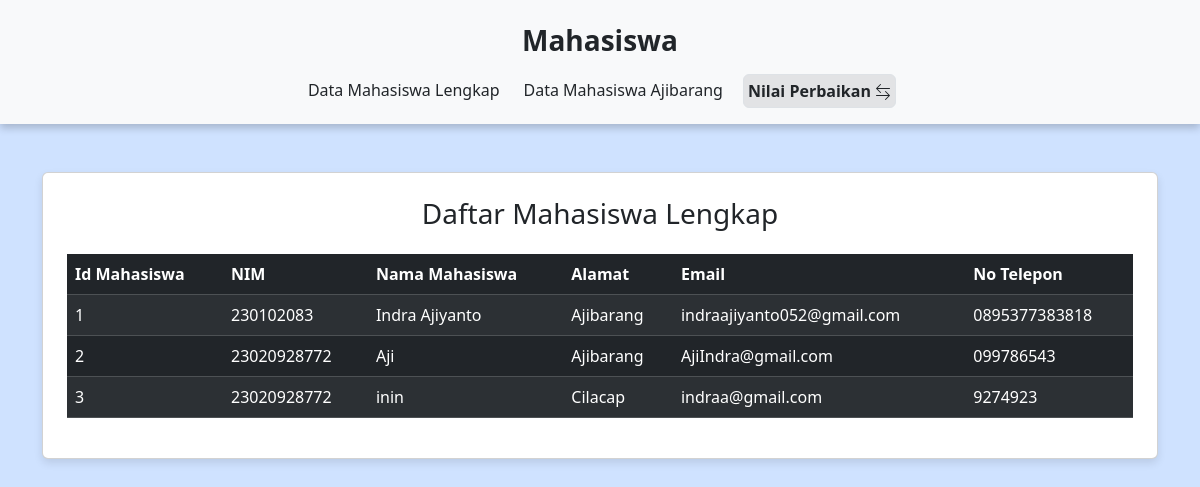
/view/mahasiswa.php, run on the app's committed database.
### tables this page shows
CREATE TABLE `mahasiswa` (
  `mahasiswa_id` int NOT NULL,
  `nim` varchar(20) NOT NULL,
  `nama_mhs` varchar(255) NOT NULL,
  `alamat` varchar(255) NOT NULL,
  `email` varchar(255) NOT NULL,
  `no_telp` varchar(20) NOT NULL
);

### utama.php (called while the page is built, shortened)
<?php
class Mahasiswa {
    private $server = "localhost";
    private $username = "root";
    private $password = "";
    private $name_database = "pweb2";
    protected $koneksi;
    public function __construct() {
        $this->koneksi = mysqli_connect($this->server, $this->username, $this->password, $this->name_database);
    }
    public function tampilMahasiswa() {
        $query = "SELECT * FROM mahasiswa";
        return mysqli_query($this->koneksi, $query);
    }
}
?>

### view/mahasiswa.php (the view, shortened to what this page needs)
<?php
require_once '../utama.php';
$mahasiswa = new Mahasiswa();
$result = $mahasiswa->tampilMahasiswa();
?>
<!DOCTYPE html>
<html lang="en">
<head>
    <link href="https://cdn.jsdelivr.net/npm/bootstrap@5.3.3/dist/css/bootstrap.min.css" rel="stylesheet"
>
</head>
<body class="bg-primary-subtle">
<nav class="navbar navbar-expand-lg navbar-light bg-light navbar-custom pt-4 d-flex flex-column">
    <h3 class="fw-bold">Mahasiswa</h3>
    <div class="justify-content-center d-flex flex-row">
        <a class="nav-link m-2 p-1" href="mahasiswa.php">Data Mahasiswa Lengkap</a>
        <a class="nav-link m-2 p-1" href="filter_mahasiswa.php">Data Mahasiswa Ajibarang</a>
        <a class="nav-link m-2 fw-bold bg-secondary-subtle p-1 border rounded" href="nilaiPerbaikan.php">
            Nilai Perbaikan
        </a>
    </div>
</nav>
<div class="container mt-5">
    <div class="card card-custom p-4">
        <h3 class="text-center mb-4">Daftar Mahasiswa Lengkap</h3>
        <div class="table-responsive">
            <table class="table table-dark table-striped">
                <thead>
                <tr>
                    <th>Id Mahasiswa</th>
                    <th>NIM</th>
                    <th>Nama Mahasiswa</th>
                    <th>Alamat</th>
                    <th>Email</th>
                    <th>No Telepon</th>
                </tr>
                </thead>
                <tbody>
                <?php
                foreach ($result as $row) {
                ?>
                    <tr>
                        <td><?php echo $row['mahasiswa_id']; ?></td>
                        <td><?php echo $row['nim']; ?></td>
                        <td><?php echo $row['nama_mhs']; ?></td>
                        <td><?php echo $row['alamat']; ?></td>
                        <td><?php echo $row['email']; ?></td>
                        <td><?php echo $row['no_telp']; ?></td>
                    </tr>
                <?php
                }
                ?>
                </tbody>
            </table>
        </div>
    </div>
</div>
</body>
</html>

### view/mahasiswa.php (style rules this page uses)
.card-custom { box-shadow: 0 4px 8px rgba(0, 0, 0, 0.1); transition: transform 0.2s; }
.nav-link { transition: transform 0.2s; }
.navbar-custom { box-shadow: 0 4px 8px rgba(0, 0, 0, 0.2); }

### data on the page
mahasiswa: mahasiswa_id "1", nim "230102083", nama_mhs "Indra Ajiyanto", alamat "Ajibarang", email "indraajiyanto052@gmail.com", no_telp "0895377383818"
mahasiswa: mahasiswa_id "2", nim "23020928772", nama_mhs "Aji", alamat "Ajibarang", email "AjiIndra@gmail.com", no_telp "099786543"
mahasiswa: mahasiswa_id "3", nim "23020928772", nama_mhs "inin", alamat "Cilacap", email "indraa@gmail.com", no_telp "9274923"
